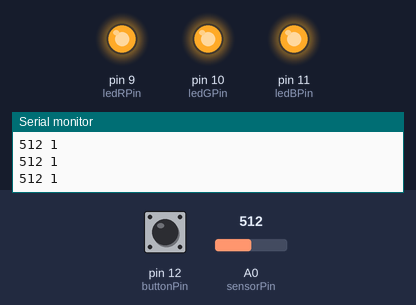
The sketch below on a simulated Arduino Uno, built with avr-gcc and run on an emulated ATmega328P. Parts: output pins drawn as LEDs (lit = HIGH), the last lines printed to the serial monitor. The test bench sets the inputs (shaded band); at power-on: pin 12 (buttonPin) HIGH, A0 (sensorPin) = 512.

Above: at 1.2 s.
1.3 s: pin 12 (buttonPin) pulled LOW for 0.15 s
At 1.38 s:
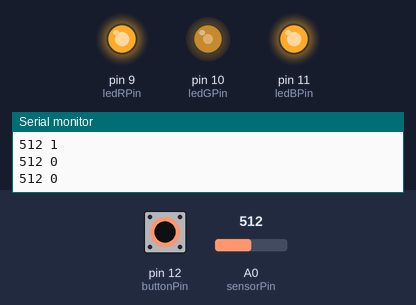
2.9 s: pin 12 (buttonPin) pulled LOW for 3.2 s
At 7.4 s:
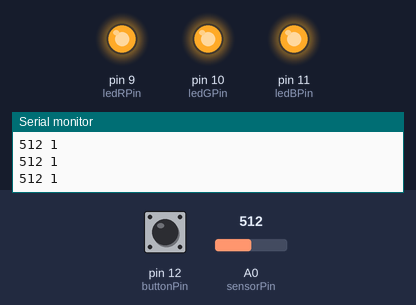
Timing chart, 0 to 8.9 s (numbered marks = the images above; inputs shaded):
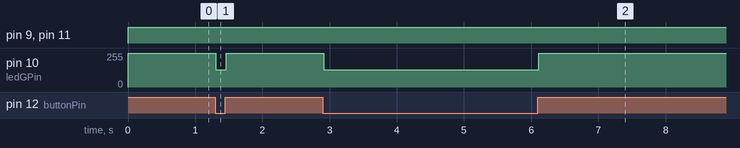

Measured:
- after the input at 1.3 s, pin 10 (ledGPin): 255/255 → 128/255 at once, → 255/255 0.15 s later
- after the input at 2.9 s, pin 10 (ledGPin): 255/255 → 128/255 at once, → 255/255 3.2 s later

The sketch:

RGBInOut_8.ino
```cpp
int ledRPin = 9;
int ledGPin = 10;
int ledBPin = 11;

int buttonPin = 12;
int sensorPin = A0;

int bright = 0;

int maxValue = 1023;

int position1 = (maxValue / 3) * 0; // int position1 = 0;
int position2 = (maxValue / 3) * 1; // int position2 = 345;
int position3 = (maxValue / 3) * 2; // int position3 = 690;
int position4 = (maxValue / 3) * 3; // int position4 = 1023;

void setup() {
  Serial.begin(9600);
  pinMode(ledRPin, OUTPUT);
  pinMode(ledGPin, OUTPUT);
  pinMode(ledBPin, OUTPUT);
  pinMode(buttonPin, INPUT_PULLUP);
}

void loop() {
  int sensorValue = analogRead(sensorPin);
  int buttonState = digitalRead(buttonPin);

  Serial.print(sensorValue);
  Serial.print(" ");
  Serial.println(buttonState);

  if (buttonState == 0) {
    if (sensorValue < position2) {         // 345 | 1/3 del potenciometro
      bright = map(sensorValue, position1, position2, 0, 255);
      makeRGB(bright, 0, 0);
    } else  if (sensorValue < position3) { // 2/3 del potenciometro
      bright = map(sensorValue, position2, position3, 0, 255);
      makeRGB(0, bright, 0);
    } else {
      bright = map(sensorValue, position3, position4, 0, 255);  // 3/3 del potenciometro
      makeRGB(0, 0, bright);
    }
  } else {
    makeRGB(0,0,0);
  }


}

void makeRGB(int r, int g, int b) {
  r = 255 - r;
  g = 255 - g;
  b = 255 - b;
  analogWrite(ledRPin, r);
  analogWrite(ledGPin, g);
  analogWrite(ledBPin, b);
}
```
